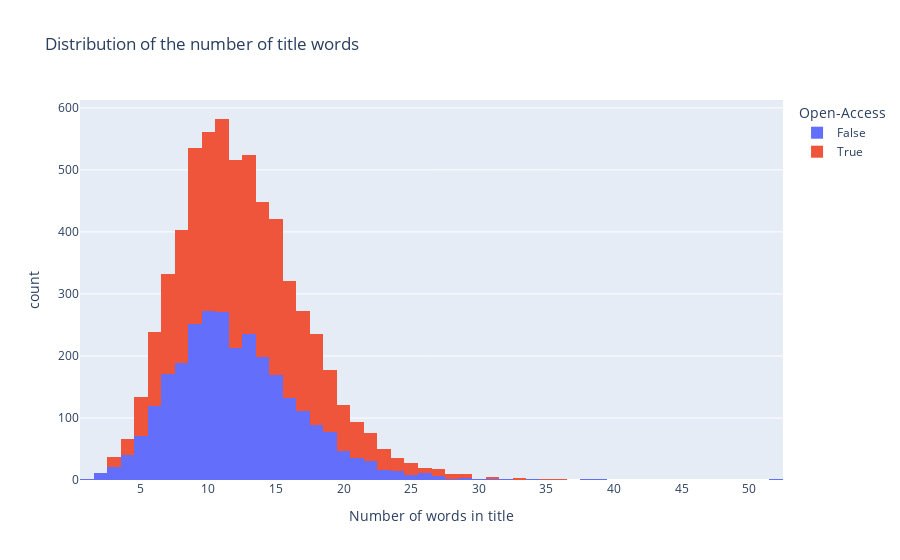

Notebook cell for this chart:
### Code cell
# Get a visualisation of the distribution of the number of title words
df['title_words'] = df['title'].apply(lambda x: len(x.split(' ')))
display(df['title_words'].mean())

fig = px.histogram(df, x='title_words', title="Distribution of the number of title words", color='free',
                   labels={'count':'Count', 'title_words':'Number of words in title',
                   'free':'Open-Access'})
fig.update_layout(xaxis=dict(dtick=5))
fig.show()

### Figure 1 — Plotly figure (JSON) as saved in the notebook; plotly's stock layout.template omitted (floating-point values rounded to 4 significant figures; data arrays with more than 128 entries replaced by an {"elided": "..."} marker saying what was removed)
{"data": [{"alignmentgroup": "True", "bingroup": "x", "hovertemplate": "Open-Access=False<br>Number of words in title=%{x}<br>count=%{y}<extra></extra>", "legendgroup": "False", "marker": {"color": "#636efa", "pattern": {"shape": ""}}, "name": "False", "offsetgroup": "False", "orientation": "v", "showlegend": true, "type": "histogram", "x": {"elided": "2830 int values"}, "xaxis": "x", "yaxis": "y"}, {"alignmentgroup": "True", "bingroup": "x", "hovertemplate": "Open-Access=True<br>Number of words in title=%{x}<br>count=%{y}<extra></extra>", "legendgroup": "True", "marker": {"color": "#EF553B", "pattern": {"shape": ""}}, "name": "True", "offsetgroup": "True", "orientation": "v", "showlegend": true, "type": "histogram", "x": {"elided": "3463 int values"}, "xaxis": "x", "yaxis": "y"}], "layout": {"barmode": "relative", "legend": {"title": {"text": "Open-Access"}, "tracegroupgap": 0}, "title": {"text": "Distribution of the number of title words"}, "xaxis": {"anchor": "y", "domain": [0, 1], "dtick": 5, "title": {"text": "Number of words in title"}}, "yaxis": {"anchor": "x", "domain": [0, 1], "title": {"text": "count"}}}}
